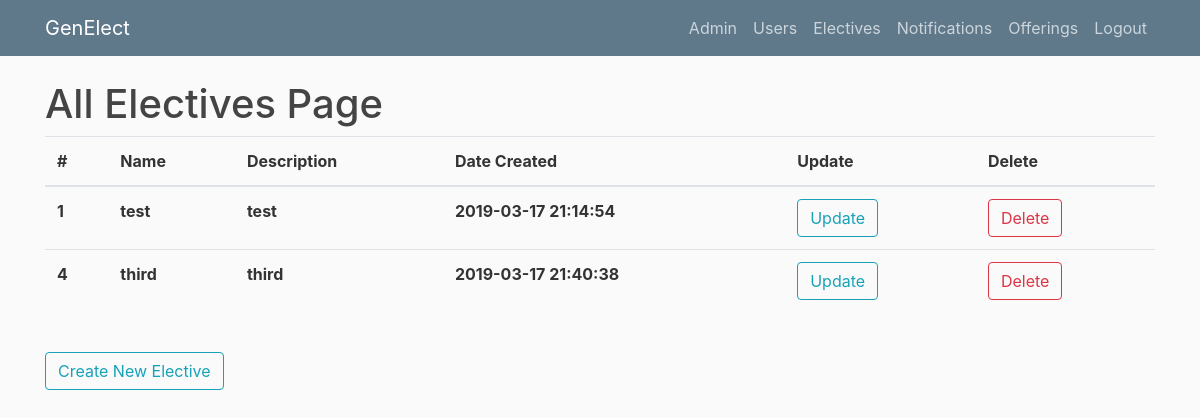
Page /allelectives (signed in) on the earlier database version.
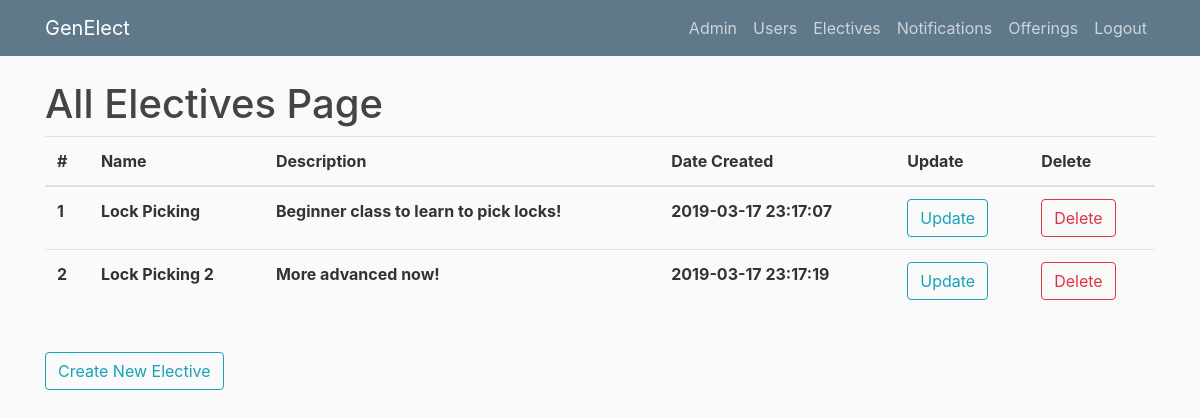
Same page on the later database version.
### genElect/models.py (models this page shows)
class Base(db.Model):
    __abstract__ = True
    id = db.Column(db.Integer, primary_key=True, autoincrement=True)
    date_created = db.Column(db.DateTime, default=db.func.current_timestamp())
    date_modified = db.Column(db.DateTime, default=db.func.current_timestamp(),
            onupdate=db.func.current_timestamp())

class Electives(Base):
    __tablename__ = 'electives'
    name = db.Column(db.String(100))
    description = db.Column(db.String(500))
    prerequisites = db.relationship('Prerequisites', backref='elective', lazy=True)
    offerings = db.relationship('Offerings', backref='elective', lazy=True)
    completed_users = db.relationship('Completions', backref='elective', lazy=True)

### genElect/__init__.py (the view)
@app.route("/allelectives")
def allelectives():
    if current_user.is_authenticated and (current_user.role == "admin" or current_user.role == "instructor"):
        electives = Electives.query.all()
        return render_template('allelectives.html', electives=electives, title="Electives")
    else:
        return render_template('denied.html')

### genElect/__init__.py (called while the page is built)
@login_manager.user_loader
def load_user(user_id):
    return Users.query.get(int(user_id))

### genElect/templates/allelectives.html
{% extends "layout.html" %}
{% block content %}
    <h1>All Electives Page</h1>
	<table class="table">
	  <thead>
	    <tr>
	      <th scope="col">#</th>
	      <th scope="col">Name</th>
	      <th scope="col">Description</th>
	      <th scope="col">Date Created</th>
	      <th scope="col">Update</th>
	      <th scope="col">Delete</th>
	    </tr>
	  </thead>
	  <tbody>
	  	{% for elective in electives %}
	    <tr>
	      <th scope="row">{{elective.id}}</th>
	      <th scope="row">{{elective.name}}</th>
	      <th scope="row">{{elective.description}}</th>
	      <th scope="row">{{elective.date_created}}</th>
	      <th scope="row"><button type="button" onclick="window.location.href = '/editelective/{{elective.id}}'" class="btn btn-outline-info">Update</button></th>
	      <th scope="row"><button type="button" onclick="window.location.href = '/deleteelective/{{elective.id}}'" class="btn btn-outline-danger">Delete</button></th>
	    </tr>
	    {% endfor %}
	  </tbody>
	</table>
    <br><button type="button" onclick="window.location.href = '/createelective'" class="btn btn-outline-info">Create New Elective</button>
{% endblock content %}

### genElect/templates/layout.html (shortened to what this page needs)
<!DOCTYPE html>
<html>
<head>
    <link rel="stylesheet" href="https://maxcdn.bootstrapcdn.com/bootstrap/4.0.0/css/bootstrap.min.css">
    <link rel="stylesheet" type="text/css" href="{{ url_for('static', filename='main.css') }}">
</head>
<body>
    <header class="site-header">
      <nav class="navbar navbar-expand-md navbar-dark bg-steel fixed-top">
        <div class="container">
          <a class="navbar-brand mr-4" href="/">GenElect</a>
          <div class="collapse navbar-collapse" id="navbarToggle">
            <div class="navbar-nav">
              {% if current_user.is_authenticated %}
                {% if current_user.role == "admin" %}
                  <a class="nav-item nav-link" href="{{ url_for('admin') }}">Admin</a>
                  <a class="nav-item nav-link" href="{{ url_for('allusers') }}">Users</a>
                  <a class="nav-item nav-link" href="{{ url_for('allelectives') }}">Electives</a>
                  <a class="nav-item nav-link" href="{{ url_for('allnotifications') }}">Notifications</a>
                  <a class="nav-item nav-link" href="{{ url_for('allofferings') }}">Offerings</a>
                {% endif %}
                <a class="nav-item nav-link" href="{{ url_for('logout') }}">Logout</a>
              {% else %}
                <a class="nav-item nav-link" href="{{ url_for('login') }}">Login</a>
              {% endif %}
            </div>
          </div>
        </div>
      </nav>
    </header>
    <main role="main" class="container">
      <div class="row">
        <div class="col-md-12">
          {% block content %}{% endblock %}
        </div>
      </div>
    </main>
</body>
</html>

### genElect/static/main.css (style rules this page uses)
body { background: #fafafa; color: #333333; margin-top: 5rem; }
h1, h2, h3, h4, h5, h6 { color: #444444; }
.bg-steel { background-color: #5f788a; }
.site-header .navbar-nav .nav-link { color: #cbd5db; }

Differences in the rows shown:
removed Electives: id "4", name "third", description "third", date_created "2019-03-17 21:40:38"
changed Electives id 1: name "test" → "Lock Picking"; description "test" → "Beginner class to learn to pick locks!"; date_created "2019-03-17 21:14:54" → "2019-03-17 23:17:07"
added Electives: id "2", name "Lock Picking 2", description "More advanced now!", date_created "2019-03-17 23:17:19"
